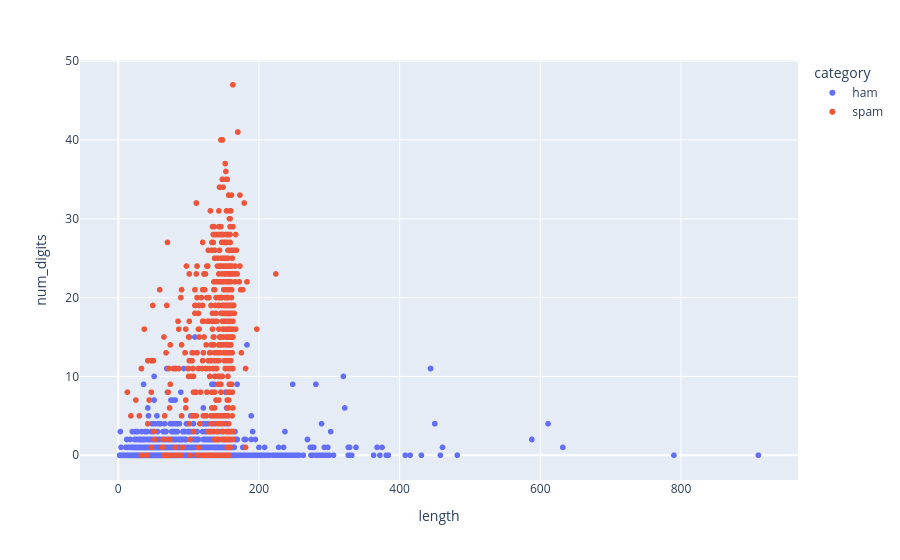

Notebook source saved alongside this figure:
### Markdown cell above
----
DATA VISUALISATION
-
----

### Code cell
fig = px.scatter(
    df_fe,
    x='length',
    y='num_digits',
    color = 'category'
)
fig.show()

### Figure 1 — Plotly figure (JSON) as saved in the notebook; plotly's stock layout.template omitted (floating-point values rounded to 4 significant figures; data arrays with more than 128 entries replaced by an {"elided": "..."} marker saying what was removed)
{"data": [{"hovertemplate": "category=ham<br>length=%{x}<br>num_digits=%{y}<extra></extra>", "legendgroup": "ham", "marker": {"color": "#636efa", "symbol": "circle"}, "mode": "markers", "name": "ham", "showlegend": true, "type": "scattergl", "x": {"elided": "4825 int values"}, "xaxis": "x", "y": {"elided": "4825 int values"}, "yaxis": "y"}, {"hovertemplate": "category=spam<br>length=%{x}<br>num_digits=%{y}<extra></extra>", "legendgroup": "spam", "marker": {"color": "#EF553B", "symbol": "circle"}, "mode": "markers", "name": "spam", "showlegend": true, "type": "scattergl", "x": {"elided": "747 int values"}, "xaxis": "x", "y": {"elided": "747 int values"}, "yaxis": "y"}], "layout": {"legend": {"title": {"text": "category"}, "tracegroupgap": 0}, "margin": {"t": 60}, "xaxis": {"anchor": "y", "domain": [0, 1], "title": {"text": "length"}}, "yaxis": {"anchor": "x", "domain": [0, 1], "title": {"text": "num_digits"}}}}
